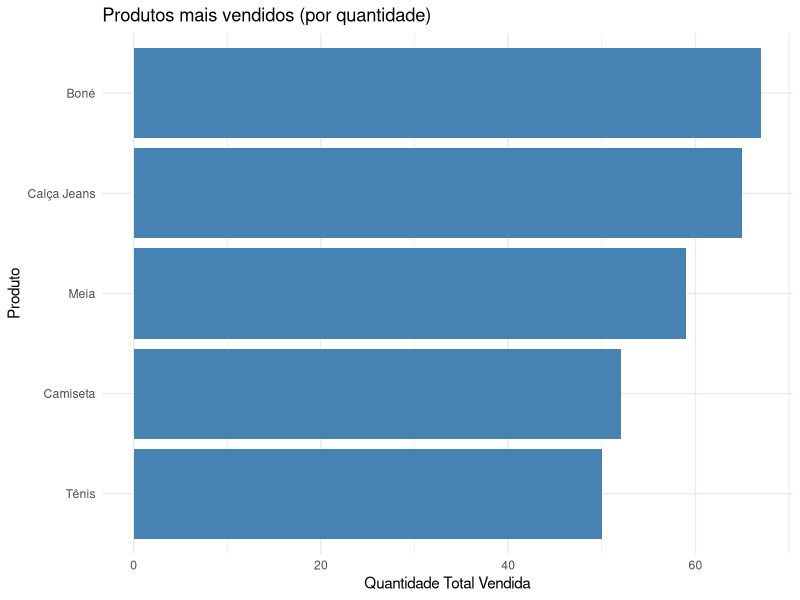
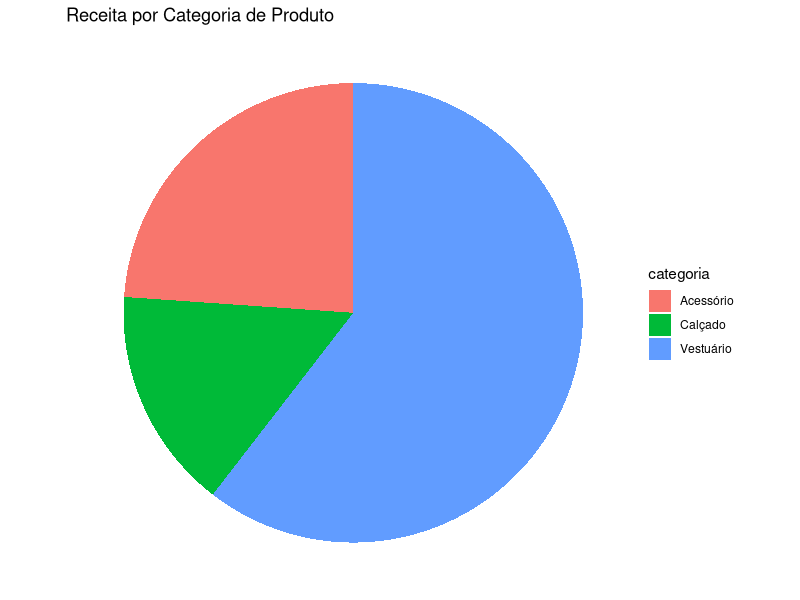

Here is the R script that generated these plots, in order:
# export PATH=$PATH:"/c/Program Files/R/R-4.5.1/bin/x64":"/caminho/do/tesseract":"/c/Program Files/RStudio/bin":"/c/Users/Fabiano/AppData/Local/Pandoc"
# Instalar o pacote (faça isso apenas uma vez)
# install.packages("tidyverse")
# install.packages("tidyverse", repos = "https://cran-r.c3sl.ufpr.br/")
# install.packages("tidyverse", repos = "https://vps.fmvz.usp.br/CRAN/")
# install.packages("scales", repos = "https://vps.fmvz.usp.br/CRAN/")
# install.packages("stringi", repos = "https://vps.fmvz.usp.br/CRAN/")
# install.packages("utf8", repos = "https://vps.fmvz.usp.br/CRAN/")
# R >
# Rscript analise_vendas.R
# Carregar o pacote
# https://cloud.r-project.org/
# 
#------------------------------------------------
# Projeto de Análise de Vendas de uma Loja
#------------------------------------------------

# 1. Carregar Pacotes Necessários
library(tidyverse)

# 2. Criação de um Dataframe de Exemplo
dados_vendas <- tibble(
  id_venda = 1:100,
  data_venda = as.Date("2023-01-01") + sample(1:365, 100, replace = TRUE),
  produto = sample(c("Camiseta", "Calça Jeans", "Tênis", "Meia", "Boné"), 100, replace = TRUE),
  categoria = case_when(
    produto %in% c("Camiseta", "Calça Jeans", "Meia") ~ "Vestuário",
    produto == "Tênis" ~ "Calçado",
    TRUE ~ "Acessório"
  ),
  quantidade = sample(1:5, 100, replace = TRUE),
  preco_unitario = sample(c(30, 80, 200, 15, 45), 100, replace = TRUE),
  regiao = sample(c("Norte", "Sul", "Leste", "Oeste"), 100, replace = TRUE)
)

# 3. Análise Exploratória de Dados (EDA)
# Visualizando as primeiras linhas dos dados
head(dados_vendas)

# Verificando a estrutura e resumo
str(dados_vendas)
summary(dados_vendas)

# Calculando o valor total de cada venda
dados_vendas <- dados_vendas %>%
  mutate(valor_total = quantidade * preco_unitario)

# Encontrando os produtos mais vendidos por quantidade
top_produtos_quantidade <- dados_vendas %>%
  group_by(produto) %>%
  summarise(total_quantidade = sum(quantidade)) %>%
  arrange(desc(total_quantidade))

print(top_produtos_quantidade)

# Encontrando as categorias que mais geraram receita
top_categorias_receita <- dados_vendas %>%
  group_by(categoria) %>%
  summarise(total_receita = sum(valor_total)) %>%
  arrange(desc(total_receita))

print(top_categorias_receita)

# 4. Visualização de Dados (Gráficos)
# Gráfico de barras dos produtos mais vendidos
ggplot(top_produtos_quantidade, aes(x = reorder(produto, total_quantidade), y = total_quantidade)) +
  geom_bar(stat = "identity", fill = "steelblue") +
  labs(title = "Produtos mais vendidos (por quantidade)",
       x = "Produto",
       y = "Quantidade Total Vendida") +
  theme_minimal() +
  coord_flip()

# Gráfico de pizza para a receita por categoria
ggplot(top_categorias_receita, aes(x = "", y = total_receita, fill = categoria)) +
  geom_bar(stat = "identity", width = 1) +
  coord_polar("y", start = 0) +
  labs(title = "Receita por Categoria de Produto") +
  theme_void()